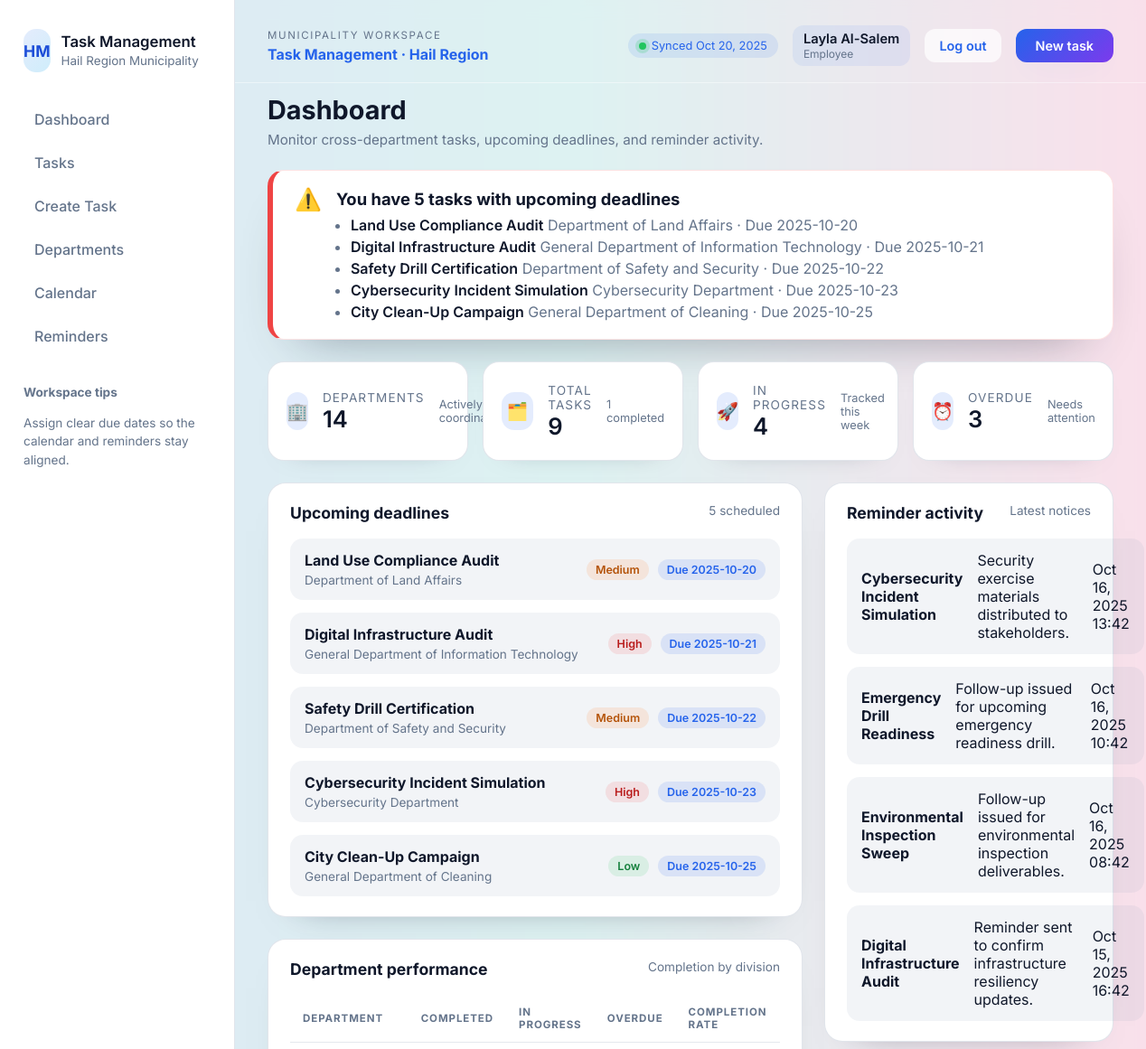
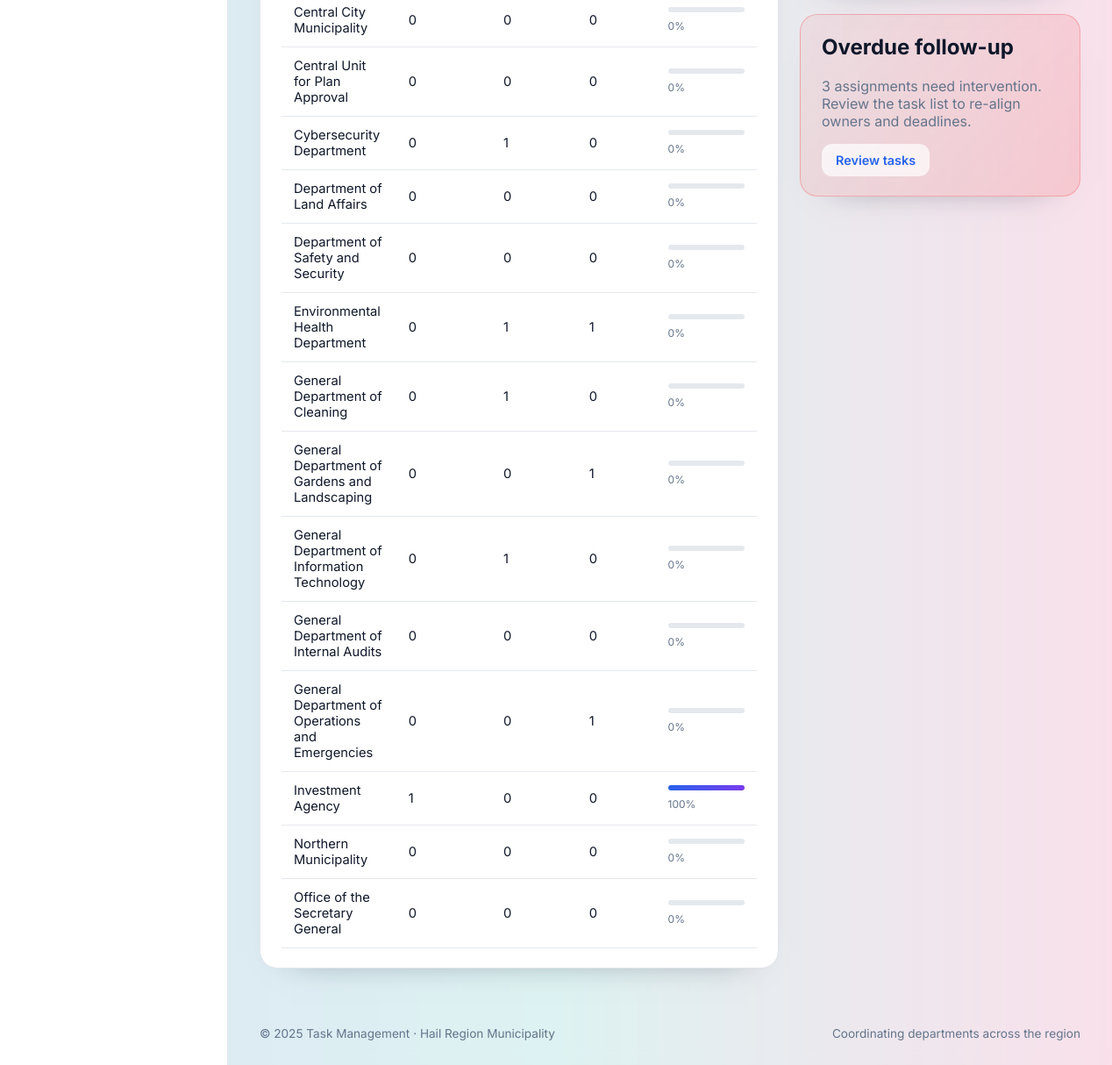
Screenshot of /index.php (signed in) with the database file from the repository (2 pictures, top to bottom).
### tables this page shows
CREATE TABLE IF NOT EXISTS tasks (
    id INT AUTO_INCREMENT PRIMARY KEY,
    title VARCHAR(180) NOT NULL,
    description TEXT NULL,
    department_id INT NOT NULL,
    priority VARCHAR(20) DEFAULT 'Medium',
    status VARCHAR(30) DEFAULT 'Pending',
    due_date DATE NULL,
    created_at TIMESTAMP DEFAULT CURRENT_TIMESTAMP,
    updated_at TIMESTAMP DEFAULT CURRENT_TIMESTAMP ON UPDATE CURRENT_TIMESTAMP,
    CONSTRAINT fk_tasks_departments FOREIGN KEY (department_id) REFERENCES departments(id) ON DELETE CASCADE
);

CREATE TABLE IF NOT EXISTS departments (
    id INT AUTO_INCREMENT PRIMARY KEY,
    name VARCHAR(150) NOT NULL,
    email VARCHAR(190) NULL,
    created_at TIMESTAMP DEFAULT CURRENT_TIMESTAMP
);

CREATE TABLE IF NOT EXISTS notifications (
    id INT AUTO_INCREMENT PRIMARY KEY,
    task_id INT NOT NULL,
    message TEXT NOT NULL,
    created_at TIMESTAMP DEFAULT CURRENT_TIMESTAMP,
    CONSTRAINT fk_notifications_tasks FOREIGN KEY (task_id) REFERENCES tasks(id) ON DELETE CASCADE
);

### includes/functions.php (called while the page is built, shortened)
<?php
function sanitize(?string $value = null): string
{
    return htmlspecialchars($value ?? '', ENT_QUOTES, 'UTF-8');
}
function current_user(): ?array
{
    return $_SESSION['user'] ?? null;
}
function user_role_label(string $role): string
{
    return match (strtolower($role)) {
        'president' => 'President',
        'manager' => 'Manager',
        'employee' => 'Employee',
        default => ucfirst($role),
    };
}
function format_date(?string $date): string
{
    try {
        return (new DateTimeImmutable($date))->format('Y-m-d');
    } catch (Exception $e) {
        return $date;
    }
}

### index.php (the view, shortened to what this page needs)
<?php
$pageTitle = 'Dashboard';
$pageDescription = 'Monitor cross-department tasks, upcoming deadlines, and reminder activity.';
require_once __DIR__ . '/includes/functions.php';
require_once __DIR__ . '/db.php';
$totalTasks = (int)$pdo->query('SELECT COUNT(*) FROM tasks')->fetchColumn();
$inProgressTasks = (int)$pdo->query("SELECT COUNT(*) FROM tasks WHERE status = 'In Progress'")->fetchColumn();
$completedTasks = (int)$pdo->query("SELECT COUNT(*) FROM tasks WHERE status = 'Completed'")->fetchColumn();
$overdueTasks = (int)$pdo->query("SELECT COUNT(*) FROM tasks WHERE status != 'Completed' AND due_date IS NOT NULL AND due_date < CURDATE()")
    ->fetchColumn();
$departmentCount = (int)$pdo->query('SELECT COUNT(*) FROM departments')->fetchColumn();
$upcomingTasks = $pdo->query("SELECT t.id, t.title, t.due_date, d.name AS department_name, t.priority\n    FROM tasks t\n    JOIN departments d ON d.id = t.department_id\n    WHERE t.status != 'Completed' AND t.due_date IS NOT NULL AND t.due_date >= CURDATE()\n    ORDER BY t.due_date ASC\n    LIMIT 8")->fetchAll();
$recentReminders = $pdo->query("SELECT n.message, DATE_FORMAT(n.created_at, '%b %e, %Y %H:%i') AS created_at,\n    t.title AS task_title\n    FROM notifications n\n    JOIN tasks t ON t.id = n.task_id\n    ORDER BY n.created_at DESC\n    LIMIT 6")->fetchAll();
$departmentPerformance = $pdo->query("SELECT d.name,\n    COUNT(t.id) AS total_tasks,\n    SUM(CASE WHEN t.status = 'Completed' THEN 1 ELSE 0 END) AS completed_tasks,\n    SUM(CASE WHEN t.status = 'In Progress' THEN 1 ELSE 0 END) AS in_progress_tasks,\n    SUM(CASE WHEN t.due_date IS NOT NULL AND t.due_date < CURDATE() AND t.status != 'Completed' THEN 1 ELSE 0 END) AS overdue_tasks\n    FROM departments d\n    LEFT JOIN tasks t ON t.department_id = d.id\n    GROUP BY d.id\n    ORDER BY d.name ASC")->fetchAll();
include __DIR__ . '/includes/header.php';
?>
<?php if ($upcomingTasks): ?>
    <section class="page-alert deadline-alert" role="alert">
        <div class="alert-icon" aria-hidden="true">⚠️</div>
        <div class="alert-body">
            <h2>You have <?= count($upcomingTasks); ?> task<?= count($upcomingTasks) === 1 ? '' : 's'; ?> with upcoming deadlines</h2>
            <ul class="alert-list">
                <?php foreach ($upcomingTasks as $task): ?>
                    <li>
                        <span class="alert-task-title"><?= sanitize($task['title']); ?></span>
                        <span class="alert-meta"><?= sanitize($task['department_name']); ?> · Due <?= sanitize(format_date($task['due_date'])); ?></span>
                    </li>
                <?php endforeach; ?>
            </ul>
        </div>
    </section>
<?php endif; ?>
<section class="summary-cards">
    <article class="summary-card">
        <span class="summary-icon" aria-hidden="true">🏢</span>
        <div>
            <span class="summary-label">Departments</span>
            <span class="summary-value"><?= number_format($departmentCount); ?></span>
        </div>
        <span class="summary-footnote">Actively coordinated</span>
    </article>
    <article class="summary-card">
        <span class="summary-icon" aria-hidden="true">🗂️</span>
        <div>
            <span class="summary-label">Total tasks</span>
            <span class="summary-value"><?= number_format($totalTasks); ?></span>
        </div>
        <span class="summary-footnote"><?= number_format($completedTasks); ?> completed</span>
    </article>
    <article class="summary-card">
        <span class="summary-icon" aria-hidden="true">🚀</span>
        <div>
            <span class="summary-label">In progress</span>
            <span class="summary-value"><?= number_format($inProgressTasks); ?></span>
        </div>
        <span class="summary-footnote">Tracked this week</span>
    </article>
    <article class="summary-card">
        <span class="summary-icon" aria-hidden="true">⏰</span>
        <div>
            <span class="summary-label">Overdue</span>
            <span class="summary-value"><?= number_format($overdueTasks); ?></span>
        </div>
        <span class="summary-footnote">Needs attention</span>
    </article>
</section>
<div class="content-columns">
    <div class="column-main">
        <section class="panel classic-panel">
            <header class="panel-header">
                <h2>Upcoming deadlines</h2>
                <span><?= $upcomingTasks ? count($upcomingTasks) : 0; ?> scheduled</span>
            </header>
            <?php if (!$upcomingTasks): ?>
                <div class="empty-note">No upcoming due dates on the books.</div>
            <?php else: ?>
                <ul class="stacked-list">
                    <?php foreach ($upcomingTasks as $task): ?>
                        <?php
                        $priorityClass = strtolower($task['priority']);
                        ?>
                        <li class="stacked-item">
                            <div class="item-main">
                                <strong><?= sanitize($task['title']); ?></strong>
                                <span class="item-sub"><?= sanitize($task['department_name']); ?></span>
                            </div>
                            <div class="item-meta">
                                <span class="priority-chip <?= $priorityClass; ?>"><?= sanitize($task['priority']); ?></span>
                                <span class="due-chip">Due <?= sanitize(format_date($task['due_date'])); ?></span>
                            </div>
                        </li>
                    <?php endforeach; ?>
                </ul>
            <?php endif; ?>
        </section>
        <section class="panel classic-panel">
            <header class="panel-header">
                <h2>Department performance</h2>
                <span>Completion by division</span>
            </header>
            <?php if (!$departmentPerformance): ?>
                <div class="empty-note">Add departments to begin tracking throughput.</div>
            <?php else: ?>
                <div class="table-scroll">
                    <table class="data-table">
                        <thead>
                            <tr>
                                <th scope="col">Department</th>
                                <th scope="col">Completed</th>
                                <th scope="col">In progress</th>
                                <th scope="col">Overdue</th>
                                <th scope="col">Completion rate</th>
                            </tr>
                        </thead>
                        <tbody>
                            <?php foreach ($departmentPerformance as $department): ?>
                                <?php
                                $total = (int)$department['total_tasks'];
                                $completed = (int)$department['completed_tasks'];
                                $inProgress = (int)$department['in_progress_tasks'];
                                $overdue = (int)$department['overdue_tasks'];
                                $rate = $total > 0 ? round(($completed / max($total, 1)) * 100) : 0;
                                ?>
                                <tr>
                                    <td><?= sanitize($department['name']); ?></td>
                                    <td><?= number_format($completed); ?></td>
                                    <td><?= number_format($inProgress); ?></td>
                                    <td><?= number_format($overdue); ?></td>
                                    <td>
                                        <div class="progress-inline">
                                            <span class="progress-bar" style="width: <?= $rate; ?>%"></span>
                                        </div>
                                        <span class="progress-label"><?= $rate; ?>%</span>
                                    </td>
                                </tr>
                            <?php endforeach; ?>
                        </tbody>
                    </table>
                </div>
            <?php endif; ?>
        </section>
    </div>
    <aside class="column-side">
        <section class="panel classic-panel">
            <header class="panel-header">
                <h2>Reminder activity</h2>
                <span>Latest notices</span>
            </header>
            <?php if (!$recentReminders): ?>
                <div class="empty-note">No reminders have been issued yet.</div>
            <?php else: ?>
                <ul class="activity-list">
                    <?php foreach ($recentReminders as $reminder): ?>
                        <li class="activity-item">
                            <strong><?= sanitize($reminder['task_title']); ?></strong>
                            <span><?= sanitize($reminder['message']); ?></span>
                            <time><?= sanitize($reminder['created_at']); ?></time>
                        </li>
                    <?php endforeach; ?>
                </ul>
            <?php endif; ?>
        </section>
        <?php if ($overdueTasks > 0): ?>
            <section class="panel attention-panel">
                <h2>Overdue follow-up</h2>
                <p><?= number_format($overdueTasks); ?> assignments need intervention. Review the task list to re-align owners and deadlines.</p>
                <a href="tasks.php" class="ghost-action">Review tasks</a>
            </section>
        <?php endif; ?>
    </aside>
</div>
<?php include __DIR__ . '/includes/footer.php'; ?>

### includes/header.php (shortened to what this page needs)
<?php
require_once __DIR__ . '/../includes/functions.php';
$pageTitle = $pageTitle ?? 'Task Management Hail Region Municipality';
$pageDescription = $pageDescription ?? 'Coordinate departmental workstreams in one place.';
$workspaceUpdatedAt = date('M j, Y');
$currentUser = current_user();
$userName = $currentUser['name'] ?? 'Guest';
$userRole = isset($currentUser['role']) ? user_role_label($currentUser['role']) : '';
?>
<!DOCTYPE html>
<html lang="en" dir="ltr">
<head>
    <link rel="stylesheet" href="assets/css/style.css">
</head>
<body class="app-body">
    <div class="app-shell">
        <aside class="sidebar" aria-label="Primary">
            <div class="sidebar-brand">
                <span class="brand-icon" aria-hidden="true">HM</span>
                <div class="brand-copy">
                    <span class="brand-title">Task Management</span>
                    <span class="brand-subtitle">Hail Region Municipality</span>
                </div>
            </div>
            <nav class="sidebar-nav" role="navigation">
                <a href="index.php" class="nav-link <?= $currentPage === 'index.php' ? 'active' : ''; ?>">Dashboard</a>
                <a href="tasks.php" class="nav-link <?= $currentPage === 'tasks.php' ? 'active' : ''; ?>">Tasks</a>
                <a href="task_create.php" class="nav-link <?= $currentPage === 'task_create.php' ? 'active' : ''; ?>">Create Task</a>
                <a href="departments.php" class="nav-link <?= $currentPage === 'departments.php' ? 'active' : ''; ?>">Departments</a>
                <a href="calendar.php" class="nav-link <?= $currentPage === 'calendar.php' ? 'active' : ''; ?>">Calendar</a>
                <a href="reminders.php" class="nav-link <?= $currentPage === 'reminders.php' ? 'active' : ''; ?>">Reminders</a>
            </nav>
            <div class="sidebar-footer">
                <strong>Workspace tips</strong>
                <p>Assign clear due dates so the calendar and reminders stay aligned.</p>
            </div>
        </aside>
        <div class="main-area">
            <header class="topbar">
                <div class="topbar-brand">
                    <span class="topbar-eyebrow">Municipality Workspace</span>
                    <strong>Task Management · Hail Region</strong>
                </div>
                <div class="topbar-actions">
                    <span class="status-pill" role="status">
                        <span class="status-dot"></span>
                        Synced <?= sanitize($workspaceUpdatedAt); ?>
                    </span>
                    <div class="user-chip">
                        <span class="user-name"><?= sanitize($userName); ?></span>
                        <?php if ($userRole): ?>
                            <span class="user-role"><?= sanitize($userRole); ?></span>
                        <?php endif; ?>
                    </div>
                    <a href="logout.php" class="ghost-action">Log out</a>
                    <a href="task_create.php" class="primary-action">New task</a>
                </div>
            </header>
            <div class="page-header">
                <div class="page-header-copy">
                    <h1><?= sanitize($pageTitle); ?></h1>
                    <?php if (!empty($pageDescription)): ?>
                        <p><?= sanitize($pageDescription); ?></p>
                    <?php endif; ?>
                </div>
            </div>
            <main class="page-content">

### includes/footer.php (shortened to what this page needs)
            </main>
            <footer class="main-footer">
                <span>© <?= date('Y'); ?> Task Management · Hail Region Municipality</span>
                <span>Coordinating departments across the region</span>
            </footer>
        </div>
    </div>
</body>
</html>

### rows the page displays
tasks: title "Land Use Compliance Audit", department.name "Department of Land Affairs", due_date "2025-10-20", priority "Medium"
tasks: title "Digital Infrastructure Audit", department.name "General Department of Information Technology", due_date "2025-10-21", priority "High"
tasks: title "Safety Drill Certification", department.name "Department of Safety and Security", due_date "2025-10-22", priority "Medium"
tasks: title "Cybersecurity Incident Simulation", department.name "Cybersecurity Department", due_date "2025-10-23", priority "High"
tasks: title "City Clean-Up Campaign", department.name "General Department of Cleaning", due_date "2025-10-25", priority "Low"
notifications: task.title "Cybersecurity Incident Simulation", message "Security exercise materials distributed to stakeholders.", created_at "Oct 16, 2025 13:42"
notifications: task.title "Emergency Drill Readiness", message "Follow-up issued for upcoming emergency readiness drill.", created_at "Oct 16, 2025 10:42"
notifications: task.title "Environmental Inspection Sweep", message "Follow-up issued for environmental inspection deliverables.", created_at "Oct 16, 2025 08:42"
notifications: task.title "Digital Infrastructure Audit", message "Reminder sent to confirm infrastructure resiliency updates.", created_at "Oct 15, 2025 16:42"

### other values shown
$userName "Layla Al-Salem"
$userRole "Employee"
$pageTitle "Dashboard"
$pageDescription "Monitor cross-department tasks, upcoming deadlines, and reminder activity."
count($upcomingTasks) "5"
$departmentCount "14"
$totalTasks "9"
$completedTasks "1"
$inProgressTasks "4"
$overdueTasks "3"
$department['name'] "Central City Municipality"
$completed "0"
$inProgress "0"
$overdue "0"
$rate "0"
